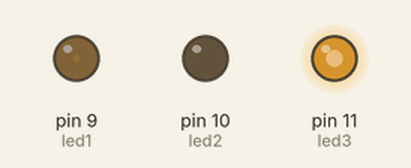
Simulated run of this sketch. Board: Arduino Nano, built with avr-gcc and run on an emulated ATmega328P. On the bench: output pins drawn as LEDs (lit = HIGH).

Above: at 0.05 s.
At 1.45 s:
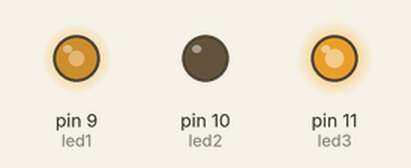
At 2.9 s:
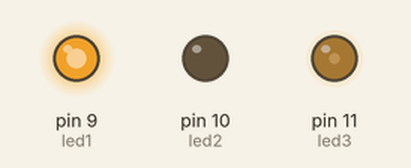
At 5.8 s:
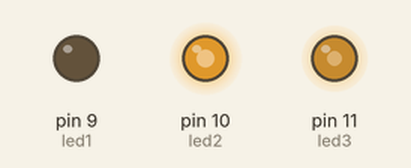
At 8.7 s:
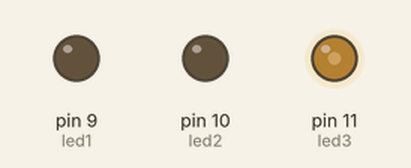
At 11.6 s:
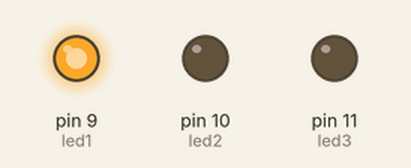
Timing chart, 0 to 15.1 s (numbered marks = the images above):
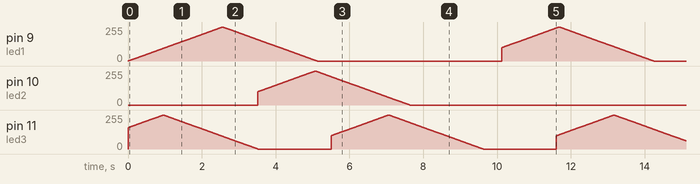

The sketch:

FireFlyJar-Timeout-0.2.ino
```cpp
/*
This is based on the Fade tutorial available at https://www.arduino.cc/en/tutorial/fade

I changed it a ton and since I'm not really a programmer it is not optimized at all.
I'm sure if a pro wanted to follow the same program they could make it much more elegant
But this does work, so there's that.

If you use this or redistribute it please give me a little shout out in the documentation.
dantodd@yahoo.com

Version 0.2
  Added auto-sleep timer to save batteries when used at night as a nightlight.
  This update required the power.h and sleep.h libraries.
*/

#include <avr/power.h>
#include <avr/sleep.h>


/* TimeOut in minutes. Once the lights have been on for this long they will
  turn off and the Arduino will go into sleep mode. The voltage regulator
  won't stop though so the battery will still drain, just much more slowly.
  Press the reset button or cycle the power to restart the lights.
*/
int TimeOut = 20;  // LED timeout in minutes.


// Adjust these numbers to get the pattern you like.
// They control how long the lights stay off between flashes
int dark1_interval = 500;  // how long to keep LED1 dark before beginning next flash
int dark2_interval = 750;  // how long to keep LED1 dark before beginning next flash
int dark3_interval = 200;  // how long to keep LED1 dark before beginning next flash


// These are the pins to use for an Arduino Nano. You can use any PWM pin if you like.
int led1 = 9;             // LED1 is attached to pin D9
int led2 = 10;            // LED2 is attached to pin D10
int led3 = 11;            // LED3 is attached to pin D11

int brightness1 = 0;      // how bright LED1 is at start
int brightness2 = 0;      // how bright LED2 is at start
int brightness3 = 160;    // how bright LED3 is at start
int dark1 = 0;            // start with LED1 on
int dark2 = 400;          // start with LED2 in dark period
int dark3 = 0;            // start with LED3 on


// don't change these values as the flash timer may not work if fadeX doesn't hit exactly 0
int fade1 = 1;    // give a starting place for fading LED1
int fade2 = 1;    // give a starting place for fading LED2
int fade3 = 1;    // give a starting place for fading LED3


// the setup routine runs once when you press reset:
void setup()  {
  // declare pin 9 to be an output:
  pinMode(led1, OUTPUT);
  pinMode(led2, OUTPUT);
  pinMode(led3, OUTPUT);
}


// the loop routine runs over and over again forever:
void loop()  {

  // timer to turn off LEDs after TimeOut is reached. Set timeout above
  if (millis() >= (TimeOut * 60000)){
   turnOff();
  }

  // turn on LEDs:
  analogWrite(led1, brightness1);
  analogWrite(led2, brightness2);
  analogWrite(led3, brightness3);

  // change the brightness for next time through the loop:
  brightness1 = brightness1 + fade1;
  brightness2 = brightness2 + fade2;
  brightness3 = brightness3 + fade3;

  // reverse the direction of the fading at the ends of the fade:
  if (brightness1 == 0 || brightness1 == 255) {
    fade1 = -fade1 ;
  }
  if (brightness2 == 0 || brightness2 == 255) {
    fade2 = -fade2 ;
  }
  if (brightness3 == 0 || brightness3 == 255) {
    fade3 = -fade3 ;
  }


  // If the LED is off this starts a process that keeps the LED off for "darkX_interval"
  if (brightness1 == 0){
    dark1 = 1;
  }
  if (brightness2 == 0){
    dark2 = 1;
  }
  if (brightness3 == 0){
    dark3 = 1;
  }


//  This group of statements keep the LEDs off (brightness = 0)  until darkX_interval cycles have passed,
//  then it turns the LED on at 100 (on a scale of 0-255). Starting at 100 gives a more realistic flash for a firefly
  if (dark1 != 0){
    dark1 = dark1 + 1 ;
    brightness1 = 0;
    if (dark1 >= dark1_interval){
      dark1 = 0 ;
      brightness1 = 100 ;
    }
  }

  if (dark2 != 0){
    dark2 = dark2 + 1 ;
    brightness2 = 0;
    if (dark2 >= dark2_interval){
      dark2 = 0 ;
      brightness2 = 100;
    }
  }

  if (dark3 != 0){
    dark3 = dark3 + 1 ;
    brightness3 = 0;
    if (dark3 >= dark3_interval){
      dark3 = 0 ;
      brightness3 = 100;
    }
  }
  delay (10);
}


void turnOff()
{
// Arduino forum code http://forum.arduino.cc/index.php?topic=53821.0
  byte i;

// Ensure no floating pins 0 and 1 are TX/RX and light when low
  for(i=2; i<20 ; i++)
  {
    pinMode(i, OUTPUT);
    digitalWrite(i, LOW);
  }

  // Power-down board
  set_sleep_mode(SLEEP_MODE_PWR_DOWN);

  sleep_enable();

  // Disable ADC
  ADCSRA &= ~(1 << ADEN);

  // Power down functions
  PRR = 0xFF;

  // added to try and kill RX/TX LEDs
  power_adc_disable(); //disable the clock to the ADC module
  power_spi_disable(); //disable the clock to the SPI module
  power_all_disable();

  // Enter sleep mode
  sleep_mode();
}
```
